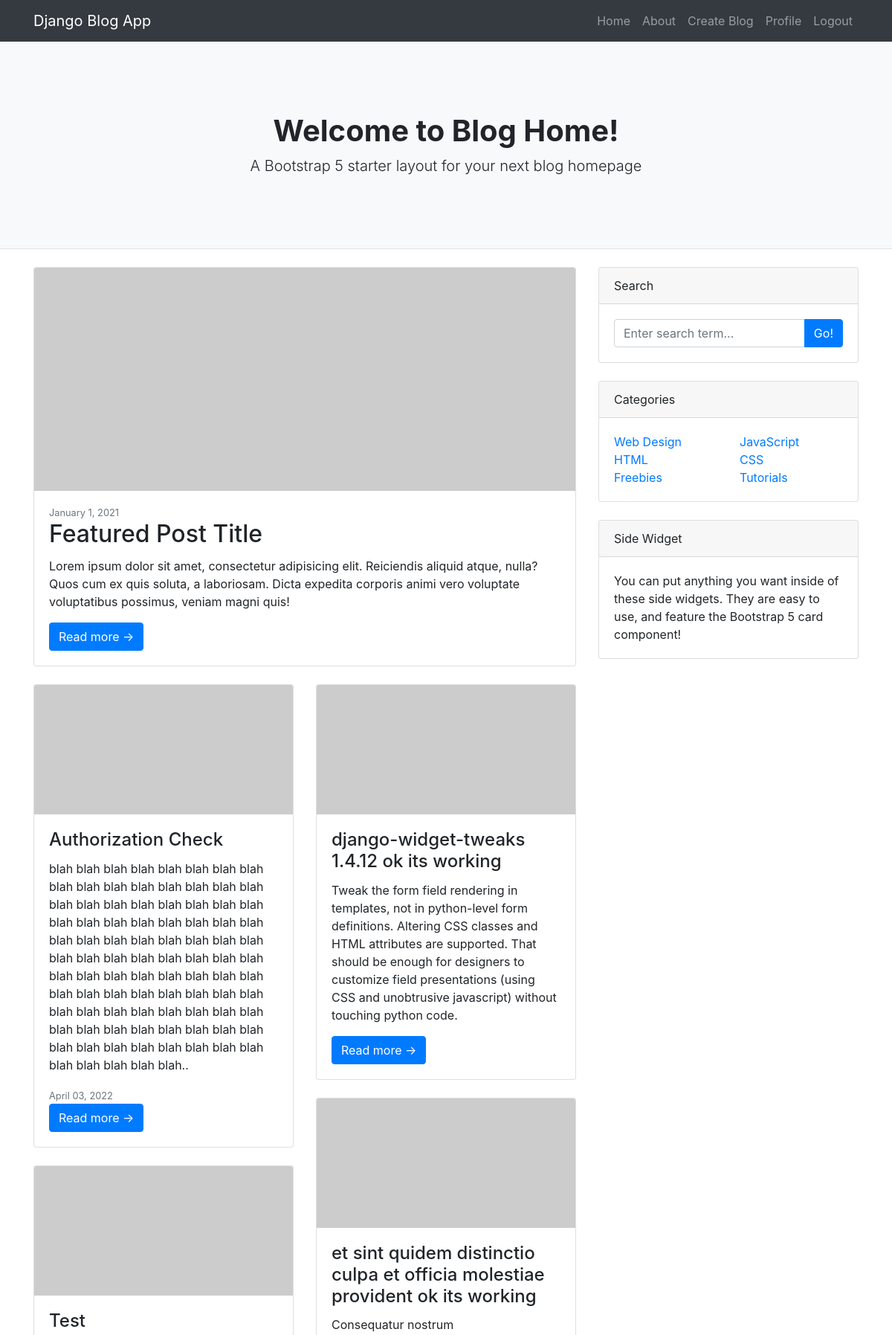
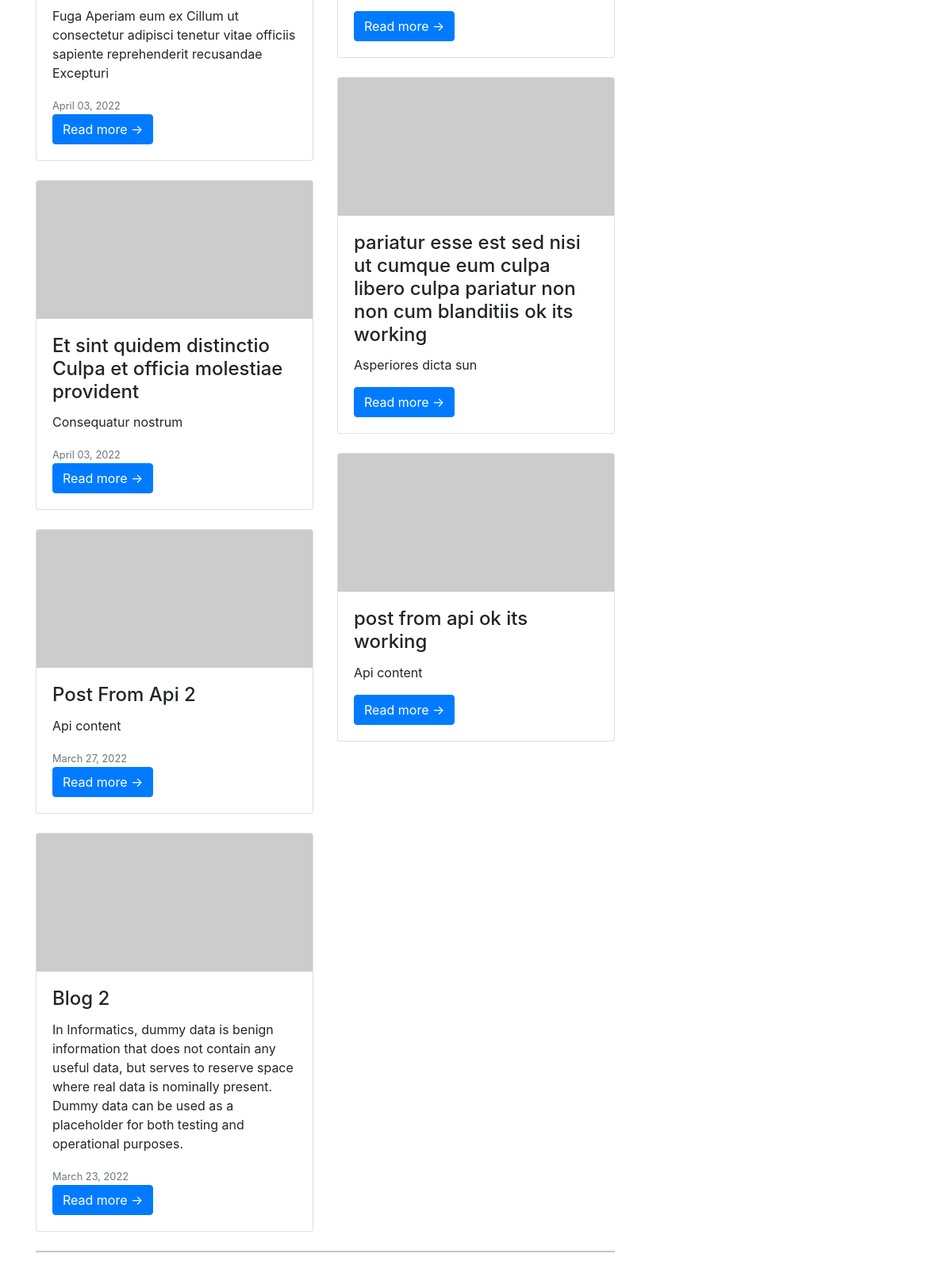
The app's page / (signed in, upper part) with its own data (2 pictures, top to bottom).
### core/models.py (models this page shows, shortened)
class Post(models.Model):
    title = models.CharField(max_length = 100)
    content = models.TextField()
    created_at = models.DateTimeField(default=timezone.now)
    author = models.ForeignKey(User, on_delete=models.CASCADE)

### core/views.py (the view)
# urls.py: path('', views.PostListView.as_view(), name="blog-home"),
class PostListView(ListView):
    model = Post
    template_name = 'home.html'
    context_object_name = 'posts'
    ordering = ['-created_at']

### core/templatetags/myTags.py (called while the page is built)
@register.filter
def lower(value):
    return value.lower()+" ok its working"

@register.filter
def module(number,value):
    return number % value

### core/templates/home.html (shortened to what this page needs)
{% extends "base.html" %}
{% load myTags %}
{% block header %}
    {% include 'header.html' %}
{% endblock header %}
{% block content %}
    <div class="container">
            <div class="row">
                <div class="col-lg-8">
                    <div class="card mb-4">
                        <a href="#!"><img class="card-img-top" src="https://dummyimage.com/850x350/dee2e6/6c757d.jpg" alt="..." /></a>
                        <div class="card-body">
                            <div class="small text-muted">January 1, 2021</div>
                            <h2 class="card-title">Featured Post Title</h2>
                            <p class="card-text">Lorem ipsum dolor sit amet, consectetur adipisicing elit. Reiciendis aliquid atque, nulla? Quos cum ex quis soluta, a laboriosam. Dicta expedita corporis animi vero voluptate voluptatibus possimus, veniam magni quis!</p>
                            <a class="btn btn-primary" href="#!">Read more →</a>
                        </div>
                    </div>
                    <div class="row">
                        <div class="col-lg-6">
                            {% for post in posts %}
                            {% if forloop.counter|module:2 != 0 %}
                            <div class="card mb-4">
                                <a href="{% url 'blog-detail' post.id %}"><img class="card-img-top" src="https://dummyimage.com/700x350/dee2e6/6c757d.jpg" alt="..." /></a>
                                <div class="card-body">
                                    <h2 class="card-title h4">{{ post.title }}</h2>
                                    <p class="card-text">{{ post.content }}</p>
                                    <div class="text-secondary">
                                        <small class="cart-test">{{ post.created_at|date:"F d, Y" }}</small>
                                    </div>
                                    <a class="btn btn-primary" href="{% url 'blog-detail' post.id %}">Read more →</a>
                                </div>
                            </div>
                            {% endif %}
                            {% endfor %}
                        </div>
                        <div class="col-lg-6">
                            {% for post in posts %}
                            {% if forloop.counter|module:2 == 0 %}
                            <div class="card mb-4">
                                <a href="{% url 'blog-detail' post.id %}"><img class="card-img-top" src="https://dummyimage.com/700x350/dee2e6/6c757d.jpg" alt="..." /></a>
                                <div class="card-body">
                                    <h2 class="card-title h4">{{ post.title|lower }}</h2>
                                    <p class="card-text">{{ post.content }}</p>
                                    <a class="btn btn-primary" href="{% url 'blog-detail' post.id %}">Read more →</a>
                                </div>
                            </div>
                            {% endif %}
                            {% endfor %}
                        </div>
                    </div>
                    <nav aria-label="Pagination">
                        <hr class="my-0" />
                    </nav>
                </div>
                <div class="col-lg-4">
                    <div class="card mb-4">
                        <div class="card-header">Search</div>
                        <div class="card-body">
                            <div class="input-group">
                                <input class="form-control" type="text" placeholder="Enter search term..." aria-label="Enter search term..." aria-describedby="button-search" />
                                <button class="btn btn-primary" id="button-search" type="button">Go!</button>
                            </div>
                        </div>
                    </div>
                    <div class="card mb-4">
                        <div class="card-header">Categories</div>
                        <div class="card-body">
                            <div class="row">
                                <div class="col-sm-6">
                                    <ul class="list-unstyled mb-0">
                                        <li><a href="#!">Web Design</a></li>
                                        <li><a href="#!">HTML</a></li>
                                        <li><a href="#!">Freebies</a></li>
                                    </ul>
                                </div>
                                <div class="col-sm-6">
                                    <ul class="list-unstyled mb-0">
                                        <li><a href="#!">JavaScript</a></li>
                                        <li><a href="#!">CSS</a></li>
                                        <li><a href="#!">Tutorials</a></li>
                                    </ul>
                                </div>
                            </div>
                        </div>
                    </div>
                    <div class="card mb-4">
                        <div class="card-header">Side Widget</div>
                        <div class="card-body">You can put anything you want inside of these side widgets. They are easy to use, and feature the Bootstrap 5 card component!</div>
                    </div>
                </div>
            </div>
        </div>
{% endblock content %}

### core/static/detail.css (style rules this page uses)
body { margin-top:20px; }
img { max-width: 100%; }
img { vertical-align: middle; border-style: none; }

### records on screen
Post: title "Authorization Check", content "blah blah blah blah blah blah blah blah blah blah blah blah blah blah blah blah blah blah blah blah blah blah blah blah blah blah blah blah blah blah blah blah blah blah blah blah blah blah blah blah blah blah blah blah blah blah blah blah blah blah blah blah blah blah blah blah blah blah blah blah blah blah blah blah blah blah blah blah blah blah blah blah blah blah blah blah blah blah blah blah blah blah blah blah blah blah blah blah blah blah blah blah blah..", created_at "April 03, 2022"
Post: title "Test", content "Fuga Aperiam eum ex Cillum ut consectetur adipisci tenetur vitae officiis sapiente reprehenderit recusandae Excepturi", created_at "April 03, 2022"
Post: title "Et sint quidem distinctio Culpa et officia molestiae provident", content "Consequatur nostrum", created_at "April 03, 2022"
Post: title "Post From Api 2", content "Api content", created_at "March 27, 2022"
Post: title "Blog 2", content "In Informatics, dummy data is benign information that does not contain any useful data, but serves to reserve space where real data is nominally present. Dummy data can be used as a placeholder for both testing and operational purposes.", created_at "March 23, 2022"
Post: title "django-widget-tweaks 1.4.12 ok its working", content "Tweak the form field rendering in templates, not in python-level form definitions. Altering CSS classes and HTML attributes are supported. That should be enough for designers to customize field presentations (using CSS and unobtrusive javascript) without touching python code."
Post: title "et sint quidem distinctio culpa et officia molestiae provident ok its working", content "Consequatur nostrum"
Post: title "pariatur esse est sed nisi ut cumque eum culpa libero culpa pariatur non non cum blanditiis ok its working", content "Asperiores dicta sun"
Post: title "post from api ok its working", content "Api content"
